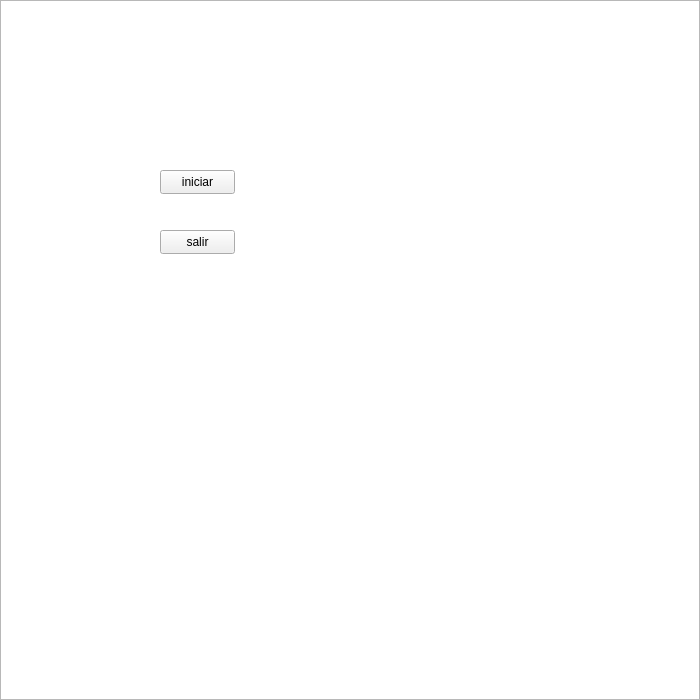
<?xml version="1.0" encoding="UTF-8"?>
<ui version="4.0">
 <class>Menu1</class>
 <widget class="QWidget" name="Menu1">
  <property name="geometry">
   <rect>
    <x>0</x>
    <y>0</y>
    <width>700</width>
    <height>700</height>
   </rect>
  </property>
  <property name="minimumSize">
   <size>
    <width>700</width>
    <height>700</height>
   </size>
  </property>
  <property name="maximumSize">
   <size>
    <width>700</width>
    <height>700</height>
   </size>
  </property>
  <property name="windowTitle">
   <string>Form</string>
  </property>
  <widget class="QGraphicsView" name="graphicsView">
   <property name="geometry">
    <rect>
     <x>0</x>
     <y>0</y>
     <width>700</width>
     <height>700</height>
    </rect>
   </property>
  </widget>
  <widget class="QPushButton" name="B_iniciar">
   <property name="geometry">
    <rect>
     <x>160</x>
     <y>170</y>
     <width>75</width>
     <height>24</height>
    </rect>
   </property>
   <property name="text">
    <string>iniciar</string>
   </property>
  </widget>
  <widget class="QPushButton" name="B_salir">
   <property name="geometry">
    <rect>
     <x>160</x>
     <y>230</y>
     <width>75</width>
     <height>24</height>
    </rect>
   </property>
   <property name="text">
    <string>salir</string>
   </property>
  </widget>
 </widget>
 <resources/>
 <connections/>
</ui>
